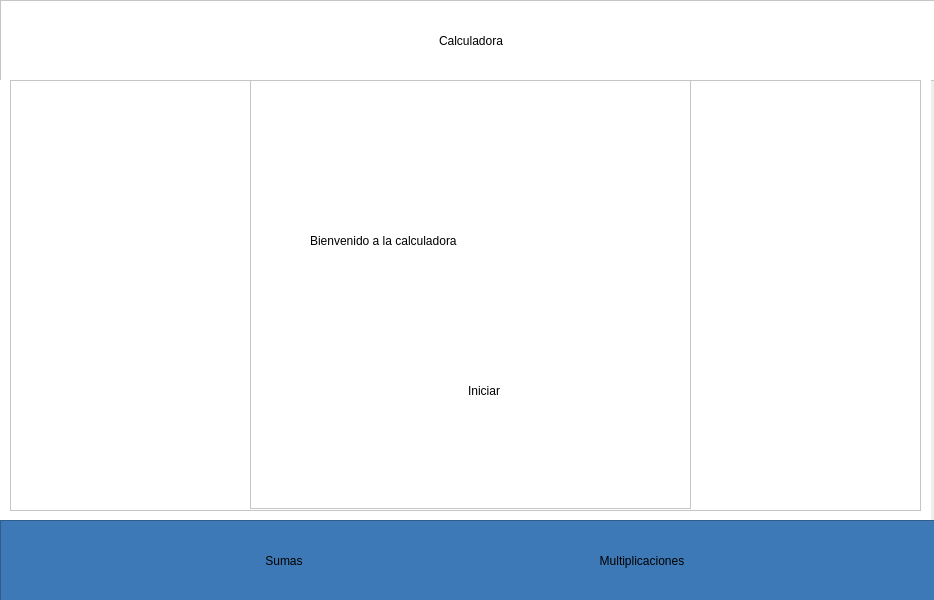
<?xml version="1.0" encoding="UTF-8"?>
<ui version="4.0">
 <class>MainWindow</class>
 <widget class="QMainWindow" name="MainWindow">
  <property name="geometry">
   <rect>
    <x>0</x>
    <y>0</y>
    <width>934</width>
    <height>600</height>
   </rect>
  </property>
  <property name="windowTitle">
   <string>MainWindow</string>
  </property>
  <widget class="QWidget" name="centralwidget">
   <widget class="QFrame" name="frame_4">
    <property name="geometry">
     <rect>
      <x>0</x>
      <y>0</y>
      <width>941</width>
      <height>81</height>
     </rect>
    </property>
    <property name="minimumSize">
     <size>
      <width>0</width>
      <height>75</height>
     </size>
    </property>
    <property name="styleSheet">
     <string notr="true">background-color: rgb(255, 255, 255);</string>
    </property>
    <property name="frameShape">
     <enum>QFrame::StyledPanel</enum>
    </property>
    <property name="frameShadow">
     <enum>QFrame::Raised</enum>
    </property>
    <layout class="QHBoxLayout" name="horizontalLayout_3">
     <item>
      <spacer name="horizontalSpacer">
       <property name="orientation">
        <enum>Qt::Horizontal</enum>
       </property>
       <property name="sizeHint" stdset="0">
        <size>
         <width>300</width>
         <height>20</height>
        </size>
       </property>
      </spacer>
     </item>
     <item>
      <widget class="QLabel" name="label_85">
       <property name="minimumSize">
        <size>
         <width>0</width>
         <height>0</height>
        </size>
       </property>
       <property name="maximumSize">
        <size>
         <width>16777215</width>
         <height>16777215</height>
        </size>
       </property>
       <property name="styleSheet">
        <string notr="true">color: rgb(0, 0, 0);
font: 75 12pt &quot;Open Sans Semibold&quot;</string>
       </property>
       <property name="text">
        <string>Calculadora</string>
       </property>
       <property name="alignment">
        <set>Qt::AlignCenter</set>
       </property>
      </widget>
     </item>
     <item>
      <spacer name="horizontalSpacer_2">
       <property name="orientation">
        <enum>Qt::Horizontal</enum>
       </property>
       <property name="sizeHint" stdset="0">
        <size>
         <width>300</width>
         <height>20</height>
        </size>
       </property>
      </spacer>
     </item>
    </layout>
   </widget>
   <widget class="QFrame" name="frame_modulos">
    <property name="geometry">
     <rect>
      <x>0</x>
      <y>520</y>
      <width>941</width>
      <height>81</height>
     </rect>
    </property>
    <property name="styleSheet">
     <string notr="true">background-color: rgb(60, 121, 182);</string>
    </property>
    <property name="frameShape">
     <enum>QFrame::StyledPanel</enum>
    </property>
    <property name="frameShadow">
     <enum>QFrame::Raised</enum>
    </property>
    <widget class="QPushButton" name="btn_modulo_suma">
     <property name="geometry">
      <rect>
       <x>210</x>
       <y>10</y>
       <width>148</width>
       <height>61</height>
      </rect>
     </property>
     <property name="minimumSize">
      <size>
       <width>100</width>
       <height>50</height>
      </size>
     </property>
     <property name="maximumSize">
      <size>
       <width>250</width>
       <height>16777215</height>
      </size>
     </property>
     <property name="layoutDirection">
      <enum>Qt::LeftToRight</enum>
     </property>
     <property name="styleSheet">
      <string notr="true">QPushButton{
color: rgb(0, 0, 0);
background-color: rgb(255, 255, 255);
font: 75 9pt &quot;Open Sans Semibold&quot;
}

QPushButton:hover{
color: rgb(0, 0, 0);
background-color: rgb(0, 255, 255);
border-bottom-left-radius:10px;
border-bottom-right-radius:10px;
font: 75 9pt  &quot;Open Sans Semibold&quot;
}</string>
     </property>
     <property name="text">
      <string>Sumas</string>
     </property>
     <property name="iconSize">
      <size>
       <width>85</width>
       <height>85</height>
      </size>
     </property>
     <property name="autoDefault">
      <bool>false</bool>
     </property>
     <property name="default">
      <bool>false</bool>
     </property>
     <property name="flat">
      <bool>true</bool>
     </property>
    </widget>
    <widget class="QPushButton" name="btn_modulo_multi">
     <property name="geometry">
      <rect>
       <x>570</x>
       <y>10</y>
       <width>144</width>
       <height>61</height>
      </rect>
     </property>
     <property name="minimumSize">
      <size>
       <width>100</width>
       <height>50</height>
      </size>
     </property>
     <property name="maximumSize">
      <size>
       <width>250</width>
       <height>16777215</height>
      </size>
     </property>
     <property name="layoutDirection">
      <enum>Qt::LeftToRight</enum>
     </property>
     <property name="styleSheet">
      <string notr="true">QPushButton{
color: rgb(0, 0, 0);
background-color: rgb(255, 255, 255);
font: 75 9pt &quot;Open Sans Semibold&quot;
}

QPushButton:hover{
color: rgb(0, 0, 0);
background-color: rgb(0, 255, 255);
border-bottom-left-radius:10px;
border-bottom-right-radius:10px;
font: 75 9pt  &quot;Open Sans Semibold&quot;
}</string>
     </property>
     <property name="text">
      <string>Multiplicaciones</string>
     </property>
     <property name="iconSize">
      <size>
       <width>85</width>
       <height>85</height>
      </size>
     </property>
     <property name="autoDefault">
      <bool>false</bool>
     </property>
     <property name="default">
      <bool>false</bool>
     </property>
     <property name="flat">
      <bool>true</bool>
     </property>
    </widget>
   </widget>
   <widget class="QStackedWidget" name="stackedWidget">
    <property name="geometry">
     <rect>
      <x>0</x>
      <y>80</y>
      <width>931</width>
      <height>441</height>
     </rect>
    </property>
    <property name="styleSheet">
     <string notr="true">background-color: rgb(255, 255, 255);</string>
    </property>
    <property name="currentIndex">
     <number>2</number>
    </property>
    <widget class="QWidget" name="page_suma">
     <widget class="QFrame" name="frame_31">
      <property name="geometry">
       <rect>
        <x>0</x>
        <y>0</y>
        <width>931</width>
        <height>431</height>
       </rect>
      </property>
      <property name="styleSheet">
       <string notr="true">background-color: rgb(255, 255, 255);</string>
      </property>
      <property name="frameShape">
       <enum>QFrame::StyledPanel</enum>
      </property>
      <property name="frameShadow">
       <enum>QFrame::Raised</enum>
      </property>
      <widget class="QFrame" name="frame_2">
       <property name="geometry">
        <rect>
         <x>10</x>
         <y>50</y>
         <width>911</width>
         <height>381</height>
        </rect>
       </property>
       <property name="frameShape">
        <enum>QFrame::StyledPanel</enum>
       </property>
       <property name="frameShadow">
        <enum>QFrame::Raised</enum>
       </property>
       <widget class="QLabel" name="label_2">
        <property name="geometry">
         <rect>
          <x>40</x>
          <y>20</y>
          <width>161</width>
          <height>16</height>
         </rect>
        </property>
        <property name="text">
         <string>Ingrese un numero para sumar: </string>
        </property>
       </widget>
       <widget class="QLineEdit" name="ln_suma">
        <property name="geometry">
         <rect>
          <x>200</x>
          <y>20</y>
          <width>531</width>
          <height>20</height>
         </rect>
        </property>
       </widget>
       <widget class="QPushButton" name="btn_ingresar_suma">
        <property name="geometry">
         <rect>
          <x>770</x>
          <y>10</y>
          <width>111</width>
          <height>31</height>
         </rect>
        </property>
        <property name="maximumSize">
         <size>
          <width>250</width>
          <height>16777215</height>
         </size>
        </property>
        <property name="layoutDirection">
         <enum>Qt::LeftToRight</enum>
        </property>
        <property name="styleSheet">
         <string notr="true">QPushButton{
color: rgb(0, 0, 0);
background-color: rgb(255, 255, 255);
font: 75 9pt &quot;Open Sans Semibold&quot;
}

QPushButton:hover{
color: rgb(0, 0, 0);
background-color: rgb(60, 121, 182);
border-bottom-left-radius:10px;
border-bottom-right-radius:10px;
font: 75 9pt  &quot;Open Sans Semibold&quot;
}</string>
        </property>
        <property name="text">
         <string>Ingresar</string>
        </property>
        <property name="iconSize">
         <size>
          <width>85</width>
          <height>85</height>
         </size>
        </property>
        <property name="autoDefault">
         <bool>false</bool>
        </property>
        <property name="default">
         <bool>false</bool>
        </property>
        <property name="flat">
         <bool>true</bool>
        </property>
       </widget>
       <widget class="QLabel" name="resultado_lab_suma">
        <property name="geometry">
         <rect>
          <x>316</x>
          <y>80</y>
          <width>311</width>
          <height>251</height>
         </rect>
        </property>
        <property name="whatsThis">
         <string>&lt;html&gt;&lt;head/&gt;&lt;body&gt;&lt;p align=&quot;center&quot;&gt;&lt;span style=&quot; font-size:36pt;&quot;&gt;0&lt;/span&gt;&lt;/p&gt;&lt;/body&gt;&lt;/html&gt;</string>
        </property>
        <property name="text">
         <string>&lt;html&gt;&lt;head/&gt;&lt;body&gt;&lt;p align=&quot;center&quot;&gt;&lt;span style=&quot; font-size:48pt;&quot;&gt;0&lt;/span&gt;&lt;/p&gt;&lt;/body&gt;&lt;/html&gt;</string>
        </property>
       </widget>
       <widget class="QPushButton" name="btn_resultado_suma">
        <property name="geometry">
         <rect>
          <x>780</x>
          <y>330</y>
          <width>111</width>
          <height>31</height>
         </rect>
        </property>
        <property name="maximumSize">
         <size>
          <width>250</width>
          <height>16777215</height>
         </size>
        </property>
        <property name="layoutDirection">
         <enum>Qt::LeftToRight</enum>
        </property>
        <property name="styleSheet">
         <string notr="true">QPushButton{
color: rgb(0, 0, 0);
background-color: rgb(255, 255, 255);
font: 75 9pt &quot;Open Sans Semibold&quot;
}

QPushButton:hover{
color: rgb(0, 0, 0);
background-color: rgb(60, 121, 182);
border-bottom-left-radius:10px;
border-bottom-right-radius:10px;
font: 75 9pt  &quot;Open Sans Semibold&quot;
}</string>
        </property>
        <property name="text">
         <string>Resultado</string>
        </property>
        <property name="iconSize">
         <size>
          <width>85</width>
          <height>85</height>
         </size>
        </property>
        <property name="autoDefault">
         <bool>false</bool>
        </property>
        <property name="default">
         <bool>false</bool>
        </property>
        <property name="flat">
         <bool>true</bool>
        </property>
       </widget>
      </widget>
      <widget class="QFrame" name="frame_3">
       <property name="geometry">
        <rect>
         <x>10</x>
         <y>-1</y>
         <width>911</width>
         <height>51</height>
        </rect>
       </property>
       <property name="frameShape">
        <enum>QFrame::StyledPanel</enum>
       </property>
       <property name="frameShadow">
        <enum>QFrame::Raised</enum>
       </property>
       <layout class="QHBoxLayout" name="horizontalLayout">
        <item>
         <spacer name="horizontalSpacer_3">
          <property name="orientation">
           <enum>Qt::Horizontal</enum>
          </property>
          <property name="sizeHint" stdset="0">
           <size>
            <width>405</width>
            <height>20</height>
           </size>
          </property>
         </spacer>
        </item>
        <item>
         <widget class="QLabel" name="label_86">
          <property name="minimumSize">
           <size>
            <width>0</width>
            <height>0</height>
           </size>
          </property>
          <property name="maximumSize">
           <size>
            <width>16777215</width>
            <height>16777215</height>
           </size>
          </property>
          <property name="styleSheet">
           <string notr="true">color: rgb(0, 0, 0);
font: 75 12pt &quot;Open Sans Semibold&quot;</string>
          </property>
          <property name="text">
           <string>Sumador</string>
          </property>
          <property name="alignment">
           <set>Qt::AlignCenter</set>
          </property>
         </widget>
        </item>
        <item>
         <spacer name="horizontalSpacer_4">
          <property name="orientation">
           <enum>Qt::Horizontal</enum>
          </property>
          <property name="sizeHint" stdset="0">
           <size>
            <width>404</width>
            <height>20</height>
           </size>
          </property>
         </spacer>
        </item>
       </layout>
      </widget>
     </widget>
    </widget>
    <widget class="QWidget" name="page_multi">
     <widget class="QFrame" name="frame_32">
      <property name="geometry">
       <rect>
        <x>0</x>
        <y>0</y>
        <width>931</width>
        <height>431</height>
       </rect>
      </property>
      <property name="styleSheet">
       <string notr="true">background-color: rgb(255, 255, 255);</string>
      </property>
      <property name="frameShape">
       <enum>QFrame::StyledPanel</enum>
      </property>
      <property name="frameShadow">
       <enum>QFrame::Raised</enum>
      </property>
      <widget class="QFrame" name="frame_5">
       <property name="geometry">
        <rect>
         <x>0</x>
         <y>50</y>
         <width>931</width>
         <height>381</height>
        </rect>
       </property>
       <property name="frameShape">
        <enum>QFrame::StyledPanel</enum>
       </property>
       <property name="frameShadow">
        <enum>QFrame::Raised</enum>
       </property>
       <widget class="QLabel" name="label_6">
        <property name="geometry">
         <rect>
          <x>40</x>
          <y>20</y>
          <width>171</width>
          <height>16</height>
         </rect>
        </property>
        <property name="text">
         <string>Ingrese un numero para multiplicar: </string>
        </property>
       </widget>
       <widget class="QLineEdit" name="ln_multi">
        <property name="geometry">
         <rect>
          <x>220</x>
          <y>20</y>
          <width>531</width>
          <height>20</height>
         </rect>
        </property>
       </widget>
       <widget class="QPushButton" name="btn_ingresar_multi">
        <property name="geometry">
         <rect>
          <x>770</x>
          <y>10</y>
          <width>111</width>
          <height>31</height>
         </rect>
        </property>
        <property name="maximumSize">
         <size>
          <width>250</width>
          <height>16777215</height>
         </size>
        </property>
        <property name="layoutDirection">
         <enum>Qt::LeftToRight</enum>
        </property>
        <property name="styleSheet">
         <string notr="true">QPushButton{
color: rgb(0, 0, 0);
background-color: rgb(255, 255, 255);
font: 75 9pt &quot;Open Sans Semibold&quot;
}

QPushButton:hover{
color: rgb(0, 0, 0);
background-color: rgb(60, 121, 182);
border-bottom-left-radius:10px;
border-bottom-right-radius:10px;
font: 75 9pt  &quot;Open Sans Semibold&quot;
}</string>
        </property>
        <property name="text">
         <string>Ingresar</string>
        </property>
        <property name="iconSize">
         <size>
          <width>85</width>
          <height>85</height>
         </size>
        </property>
        <property name="autoDefault">
         <bool>false</bool>
        </property>
        <property name="default">
         <bool>false</bool>
        </property>
        <property name="flat">
         <bool>true</bool>
        </property>
       </widget>
       <widget class="QLabel" name="resultado_lab_multi">
        <property name="geometry">
         <rect>
          <x>316</x>
          <y>80</y>
          <width>311</width>
          <height>251</height>
         </rect>
        </property>
        <property name="whatsThis">
         <string>&lt;html&gt;&lt;head/&gt;&lt;body&gt;&lt;p align=&quot;center&quot;&gt;&lt;span style=&quot; font-size:36pt;&quot;&gt;0&lt;/span&gt;&lt;/p&gt;&lt;/body&gt;&lt;/html&gt;</string>
        </property>
        <property name="text">
         <string>&lt;html&gt;&lt;head/&gt;&lt;body&gt;&lt;p align=&quot;center&quot;&gt;&lt;span style=&quot; font-size:48pt;&quot;&gt;0&lt;/span&gt;&lt;/p&gt;&lt;/body&gt;&lt;/html&gt;</string>
        </property>
       </widget>
       <widget class="QPushButton" name="btn_resultado_multi">
        <property name="geometry">
         <rect>
          <x>770</x>
          <y>330</y>
          <width>111</width>
          <height>31</height>
         </rect>
        </property>
        <property name="maximumSize">
         <size>
          <width>250</width>
          <height>16777215</height>
         </size>
        </property>
        <property name="layoutDirection">
         <enum>Qt::LeftToRight</enum>
        </property>
        <property name="styleSheet">
         <string notr="true">QPushButton{
color: rgb(0, 0, 0);
background-color: rgb(255, 255, 255);
font: 75 9pt &quot;Open Sans Semibold&quot;
}

QPushButton:hover{
color: rgb(0, 0, 0);
background-color: rgb(60, 121, 182);
border-bottom-left-radius:10px;
border-bottom-right-radius:10px;
font: 75 9pt  &quot;Open Sans Semibold&quot;
}</string>
        </property>
        <property name="text">
         <string>Resultado</string>
        </property>
        <property name="iconSize">
         <size>
          <width>85</width>
          <height>85</height>
         </size>
        </property>
        <property name="autoDefault">
         <bool>false</bool>
        </property>
        <property name="default">
         <bool>false</bool>
        </property>
        <property name="flat">
         <bool>true</bool>
        </property>
       </widget>
      </widget>
      <widget class="QFrame" name="frame_6">
       <property name="geometry">
        <rect>
         <x>10</x>
         <y>0</y>
         <width>921</width>
         <height>51</height>
        </rect>
       </property>
       <property name="frameShape">
        <enum>QFrame::StyledPanel</enum>
       </property>
       <property name="frameShadow">
        <enum>QFrame::Raised</enum>
       </property>
       <layout class="QHBoxLayout" name="horizontalLayout_4">
        <item>
         <spacer name="horizontalSpacer_7">
          <property name="orientation">
           <enum>Qt::Horizontal</enum>
          </property>
          <property name="sizeHint" stdset="0">
           <size>
            <width>405</width>
            <height>20</height>
           </size>
          </property>
         </spacer>
        </item>
        <item>
         <widget class="QLabel" name="label_88">
          <property name="minimumSize">
           <size>
            <width>0</width>
            <height>0</height>
           </size>
          </property>
          <property name="maximumSize">
           <size>
            <width>16777215</width>
            <height>16777215</height>
           </size>
          </property>
          <property name="styleSheet">
           <string notr="true">color: rgb(0, 0, 0);
font: 75 12pt &quot;Open Sans Semibold&quot;</string>
          </property>
          <property name="text">
           <string>Multiplicador</string>
          </property>
          <property name="alignment">
           <set>Qt::AlignCenter</set>
          </property>
         </widget>
        </item>
        <item>
         <spacer name="horizontalSpacer_8">
          <property name="orientation">
           <enum>Qt::Horizontal</enum>
          </property>
          <property name="sizeHint" stdset="0">
           <size>
            <width>404</width>
            <height>20</height>
           </size>
          </property>
         </spacer>
        </item>
       </layout>
      </widget>
     </widget>
    </widget>
    <widget class="QWidget" name="page_2">
     <widget class="QFrame" name="frame_30">
      <property name="geometry">
       <rect>
        <x>10</x>
        <y>0</y>
        <width>911</width>
        <height>431</height>
       </rect>
      </property>
      <property name="styleSheet">
       <string notr="true">background-color: rgb(255, 255, 255);</string>
      </property>
      <property name="frameShape">
       <enum>QFrame::StyledPanel</enum>
      </property>
      <property name="frameShadow">
       <enum>QFrame::Raised</enum>
      </property>
      <widget class="QFrame" name="frame">
       <property name="geometry">
        <rect>
         <x>240</x>
         <y>0</y>
         <width>441</width>
         <height>429</height>
        </rect>
       </property>
       <property name="frameShape">
        <enum>QFrame::StyledPanel</enum>
       </property>
       <property name="frameShadow">
        <enum>QFrame::Raised</enum>
       </property>
       <widget class="QLabel" name="label">
        <property name="geometry">
         <rect>
          <x>60</x>
          <y>140</y>
          <width>341</width>
          <height>41</height>
         </rect>
        </property>
        <property name="styleSheet">
         <string notr="true">font: 20pt &quot;MS Shell Dlg 2&quot;;</string>
        </property>
        <property name="text">
         <string>Bienvenido a la calculadora </string>
        </property>
       </widget>
       <widget class="QPushButton" name="btn_inicio">
        <property name="geometry">
         <rect>
          <x>160</x>
          <y>280</y>
          <width>148</width>
          <height>61</height>
         </rect>
        </property>
        <property name="minimumSize">
         <size>
          <width>100</width>
          <height>50</height>
         </size>
        </property>
        <property name="maximumSize">
         <size>
          <width>250</width>
          <height>16777215</height>
         </size>
        </property>
        <property name="layoutDirection">
         <enum>Qt::LeftToRight</enum>
        </property>
        <property name="styleSheet">
         <string notr="true">QPushButton{
color: rgb(0, 0, 0);
background-color: rgb(255, 255, 255);
font: 75 9pt &quot;Open Sans Semibold&quot;
}

QPushButton:hover{
color: rgb(0, 0, 0);
background-color: rgb(60, 121, 182);
border-bottom-left-radius:10px;
border-bottom-right-radius:10px;
font: 75 9pt  &quot;Open Sans Semibold&quot;
}</string>
        </property>
        <property name="text">
         <string>Iniciar</string>
        </property>
        <property name="iconSize">
         <size>
          <width>85</width>
          <height>85</height>
         </size>
        </property>
        <property name="autoDefault">
         <bool>false</bool>
        </property>
        <property name="default">
         <bool>false</bool>
        </property>
        <property name="flat">
         <bool>true</bool>
        </property>
       </widget>
      </widget>
     </widget>
    </widget>
   </widget>
   <zorder>frame_4</zorder>
   <zorder>stackedWidget</zorder>
   <zorder>frame_modulos</zorder>
  </widget>
 </widget>
 <resources/>
 <connections/>
</ui>
